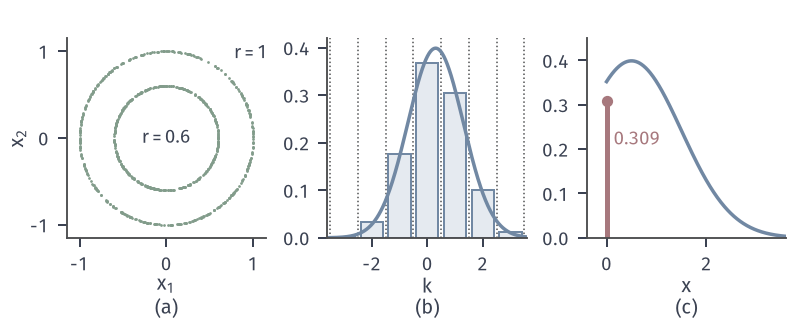

Python code for this plot:
"""Maps change support/type. (a) Z~Unif(0,1) -> r(cos 2piZ, sin 2piZ), r=1, 0.6, 400 pts each (seed 716).
(b) round(mu+Z), Z~N(0,1), mu=0.3: P(X=k)=Phi(k+1/2-mu)-Phi(k-1/2-mu). (c) max(mu+Z,0), mu=0.5: atom Phi(-mu) at 0."""
from pathlib import Path
import sys
HERE = Path(__file__).resolve().parent
sys.path.insert(0, str(HERE.parent/'dfam-common'))
from common import *

rng = np.random.default_rng(SEED)
fig, (a, b, c) = figure(width_mm=112, height_mm=46, ncols=3)
for r in (1.0, 0.6):
    zz = rng.random(400)
    a.scatter(r*np.cos(2*np.pi*zz), r*np.sin(2*np.pi*zz), s=1.2, color=GREEN, linewidths=0)
a.text(0, 0, r'$r=0.6$', ha='center', va='center', fontsize=7.5)
a.text(0.78, 0.92, r'$r=1$', fontsize=7.5)
a.set_box_aspect(1); b.set_box_aspect(1); c.set_box_aspect(1); a.set_xlim(-1.15, 1.15); a.set_ylim(-1.15, 1.15)
a.set_xticks([-1, 0, 1]); a.set_yticks([-1, 0, 1])
a.set_xlabel('$x_1$', labelpad=0); a.set_ylabel('$x_2$', labelpad=1)
mu = 0.3
k = np.arange(-3, 4)
pk = Phi(k+0.5-mu)-Phi(k-0.5-mu)
b.bar(k, pk, width=0.8, color=BLUE_FILL, edgecolor=BLUE, lw=0.8)
xx = np.linspace(-3.6, 3.6, 500)
b.plot(xx, phi(xx-mu), color=BLUE, lw=1.4)
for e in np.arange(-3.5, 4.0, 1.0):
    b.axvline(e, color=STROKE, lw=0.6, ls=':', zorder=0)
b.set_xlim(-3.6, 3.6); b.set_ylim(0, 0.42); b.set_xticks([-2, 0, 2]); b.set_xlabel('$k$', labelpad=1)
mu2 = 0.5
atom = float(Phi(-mu2))
x2 = np.linspace(0.0, 3.6, 400)
c.plot(x2, phi(x2-mu2), color=BLUE, lw=1.4)
c.plot([0, 0], [0, atom], color=RED, lw=2.0)
c.scatter([0], [atom], s=14, color=RED, zorder=4, clip_on=False)
c.text(0.14, 0.2, f'${atom:.3f}$', fontsize=7.5, color=RED, va='bottom')
c.set_xlim(-0.4, 3.6); c.set_ylim(0, 0.45); c.set_xlabel('$x$', labelpad=1)
tag(a, '(a)', y=-0.30); tag(b, '(b)', y=-0.30); tag(c, '(c)', y=-0.30)
save(fig, HERE, 'figure', {'seed': SEED, 'round_mu': mu, 'pk': {int(i): float(v) for i, v in zip(k, pk)}, 'clip_mu': mu2, 'atom': atom})
